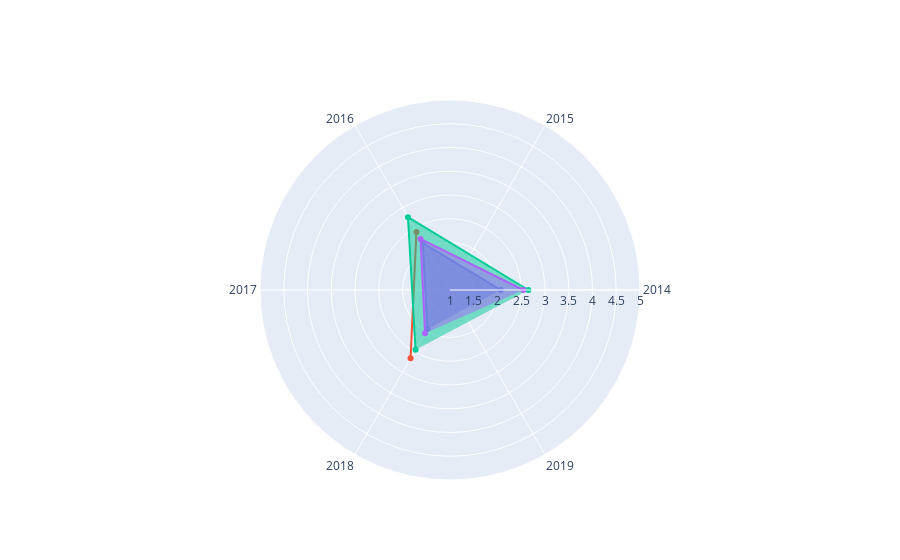

Source (notebook cell):
### Code cell
import plotly.graph_objects as go
df['year'] = df['year'].astype(str)

categories = df['year'].unique()
max = math.ceil(df[df["Series Name"]=="Logistics performance index: Overall (1=low to 5=high)"]["value"].max())
min = math.floor(df[df["Series Name"]=="Logistics performance index: Overall (1=low to 5=high)"]["value"].min())
countries = df['Country Name'].unique()[0:5]

fig = go.Figure()


for i in countries:
    fig.add_trace(go.Scatterpolar(
      r=df[(df["Series Name"]=="Logistics performance index: Overall (1=low to 5=high)") &
       (df["Country Name"]==i) &
       (df["year"].isin(categories))]["value"].values.tolist(),
      theta=categories,
      fill='toself',
      name=i,
      connectgaps=True
))

# tracing layout
# fig.add_trace(go.Scatterpolar(
#       r=df[(df["Series Name"]=="Logistics performance index: Overall (1=low to 5=high)") &
#        (df["Country Name"]=="Albania") &
#        (df["year"].isin(categories))]["value"].values.tolist(),
#       theta=categories,
#       fill='toself',
#       name='Product A',
#       connectgaps=True
# ))

# tracing layout
# fig.add_trace(go.Scatterpolar(
#       r=[4, 3, 0, 0, 2],
#       theta=categories,
#       fill='toself',
#       name='Product B',
#       connectgaps=True
# ))

# each circle values
fig.update_layout(
  polar=dict(
    radialaxis=dict(
      visible=True,
      range=[min, max]
    )),
  showlegend=False
)

fig.show()

### Figure 1 — Plotly figure (JSON) as saved in the notebook; plotly's stock layout.template omitted (floating-point values rounded to 4 significant figures)
{"data": [{"connectgaps": true, "fill": "toself", "name": "Afghanistan", "r": [2.07, null, 2.141, null, 1.95, null], "theta": ["2014", "2015", "2016", "2017", "2018", "2019"], "type": "scatterpolar"}, {"connectgaps": true, "fill": "toself", "name": "Albania", "r": [null, null, 2.412, null, 2.66, null], "theta": ["2014", "2015", "2016", "2017", "2018", "2019"], "type": "scatterpolar"}, {"connectgaps": true, "fill": "toself", "name": "Algeria", "r": [2.649, null, 2.77, null, 2.45, null], "theta": ["2014", "2015", "2016", "2017", "2018", "2019"], "type": "scatterpolar"}, {"connectgaps": true, "fill": "toself", "name": "Angola", "r": [2.543, null, 2.241, null, 2.05, null], "theta": ["2014", "2015", "2016", "2017", "2018", "2019"], "type": "scatterpolar"}, {"connectgaps": true, "fill": "toself", "name": "Antigua and Barbuda", "r": [null, null, null, null, null, null], "theta": ["2014", "2015", "2016", "2017", "2018", "2019"], "type": "scatterpolar"}], "layout": {"polar": {"radialaxis": {"range": [1, 5], "visible": true}}, "showlegend": false}}
